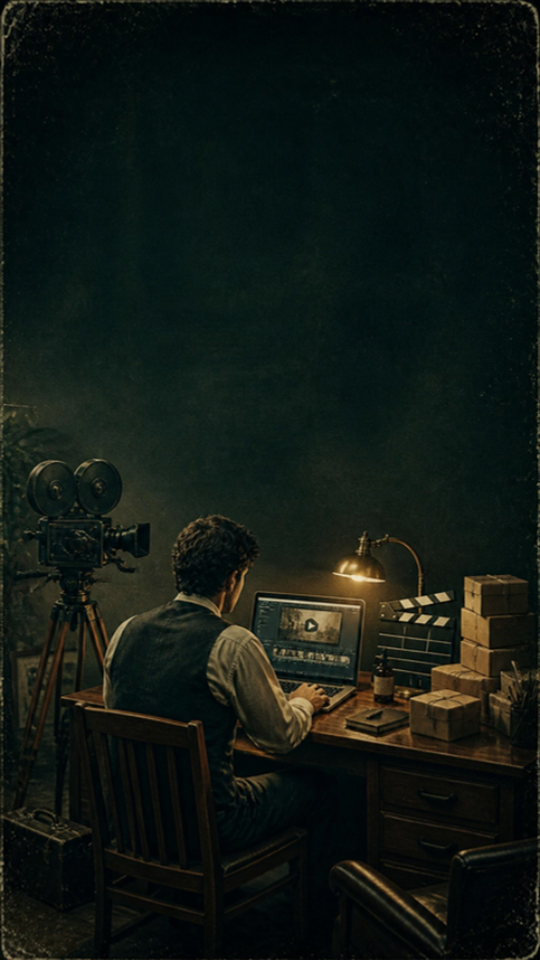
#> input picture week4/scenes/vidsdesk.jpg, 1080 x 1920 px (shown at 1/2 size)
$ python -i make_demo_w3.py   (imports and definitions only)
#> lines starting #> are read from the running program, lines starting #| are printed output that depends on the picture
"""Urban-fintech animated reel renderer (1080x1920, 30fps).
usage: python3 -I make_demo.py out.mp4 spec.json
Scenes:
  hook   {"text":"...", "kicker":"TOOL OF THE DAY"}            big words punch in; *words* become green stickers
  chat   {"tool":"ChatGPT","prompt":"...","reply":[...],"caption":"..."}  phone chat demo
  item   {"n":1,"of":5,"title":"...","lines":[...]}            numbered list beat
  money  {"from":0,"to":50,"prefix":"$","label":"per listing","sub":"..."} rolling counter
  cta    {"text":"..."}
"""
import sys, json, glob, math, subprocess, re, random
import numpy as np
from PIL import Image, ImageDraw, ImageFont, ImageFilter

W, H, FPS = 1080, 1920, 30
BLACK = (6, 6, 8)
INK = (248, 248, 246)
QUIET = (150, 155, 165)
GREEN = (0, 255, 133)
GRAY = (28, 29, 34)
BUBBLE_AI = (38, 40, 47)
BUBBLE_USER = (0, 170, 90)
HANDLE = "@AIMONEYMOVES.OFFICIAL"
SP = "/tmp/claude-0/-home-claude/9eb22da4-f985-5297-a876-b5a889afe175/scratchpad/fonts/"

def bebas(size): return ImageFont.truetype(SP + "BebasNeue.ttf", size)
def mono(size): return ImageFont.truetype(SP + "SpaceMono.ttf", size)
def inter(size, weight="Medium"):
    return ImageFont.truetype(glob.glob(f"/usr/share/fonts/opentype/inter/Inter-{weight}.otf")[0], size)

F_HOOK = bebas(168)
F_HOOK_S = bebas(130)
F_ITEM = bebas(120)
F_BODY = inter(48, "SemiBold")
F_CHAT = inter(42, "Medium")
F_SMALL = mono(30)
F_NUM = bebas(420)
F_TICK = bebas(40)
F_KICK = mono(34)

def ease(t):
    t = max(0.0, min(1.0, t))
    return 1 - (1 - t) ** 3
def back(t):
    t = max(0.0, min(1.0, t)); s = 1.70158
    return 1 + (s + 1) * (t - 1) ** 3 + s * (t - 1) ** 2

# [37 lines left out: functions tokens, layout, make_bg, not called in this run]

def make_photo_bg(path, dark=0.78):
#> called with path = '../week4/scenes/vidsdesk.jpg', dark = 0.78
    im = Image.open(path).convert("RGB")
#> im is the input picture: PIL image 1080x1920 RGB; mean R, G, B 17.2, 24.5, 19.4
    w, h = im.size; sc = max(W / w, H / h)
#> after `w, h = im.size`: w = 1080; h = 1920
#> after `sc = max(W / w, H / h)`: sc = 1
    im = im.resize((int(w * sc) + 1, int(h * sc) + 1), Image.LANCZOS)
#> im: PIL image 1081x1921 RGB
    w, h = im.size; im = im.crop(((w - W) // 2, (h - H) // 2, (w - W) // 2 + W, (h - H) // 2 + H))
#> after `w, h = im.size`: w = 1081; h = 1921
    im = im.filter(ImageFilter.GaussianBlur(1.2))
    yy, xx = np.mgrid[0:H, 0:W]
    v = 1 - 0.45 * (((xx - W / 2) / (W / 2)) ** 2 * 0.6 + ((yy - H / 2) / (H / 2)) ** 2) ** 1.2
    band = 1 - 0.3 * np.exp(-((yy - H * 0.47) / (H * 0.22)) ** 2)
    v = np.clip(v, 0, 1) * band * dark
    return Image.fromarray((np.asarray(im) * v[..., None]).astype("uint8"))
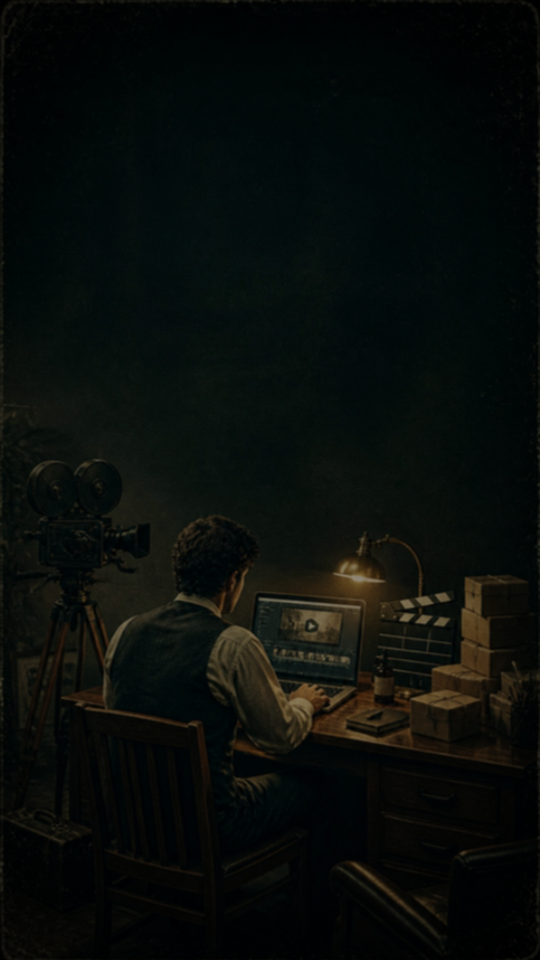
#> returned value: PIL image 1080x1920 RGB (shown at 1/2 size); mean R, G, B 9, 12.8, 10

def make_grain(n=4):
    rng = np.random.default_rng(3)
    return [Image.fromarray(rng.integers(0, 18, (H, W, 1), dtype=np.uint8).repeat(3, axis=2)) for _ in range(n)]

# [83 lines left out: functions make_ticker, alpha_paste, word_layer, punch_words, fade_words, wrap_plain and 1 more, not called in this run]

def _wc(*xs): return sum(len(str(x).split()) for x in xs)
WPS = 4.0  # max words per second before pace; pace 1.2 -> ~3.3 w/s, pace 1.35 -> ~3 w/s (Ryan 2026-10-18)
def hook_dur(spec): return max(0.25 + len(tokens(spec["text"])) * 0.14 + 2.0, _wc(spec["text"]) / WPS + 1.2)

# [60 lines left out: function scene_chat, not called in this run]

def chat_dur(spec): return 0.45 + len(spec["prompt"]) / 34 + 1.2 + len(spec["reply"]) * 0.8 + 2.6

# [19 lines left out: function scene_item, not called in this run]

def item_dur(spec): return max(0.15 + len(tokens(spec["title"])) * 0.1 + len(spec.get("lines", [])) * 0.55 + 2.4, _wc(spec["title"], *spec.get("lines", [])) / WPS + 1.0)

# [27 lines left out: function scene_money, not called in this run]

def money_dur(spec): return max(3.6, 2.2 + _wc(spec.get("label",""), spec.get("sub","")) / WPS)

# [14 lines left out: function scene_cta, not called in this run]

def cta_dur(spec): return max(0.15 + len(tokens(spec["text"])) * 0.14 + 2.6, _wc(spec["text"]) / WPS + 1.4)

RENDER = {"hook": (scene_hook, hook_dur), "chat": (scene_chat, chat_dur), "item": (scene_item, item_dur),
          "money": (scene_money, money_dur), "cta": (scene_cta, cta_dur)}

# [82 lines left out: functions chrome, video_mask, render, set_palette, not called in this run]
# [4 lines not run here, left out]

>>> result = make_photo_bg('../week4/scenes/vidsdesk.jpg')
